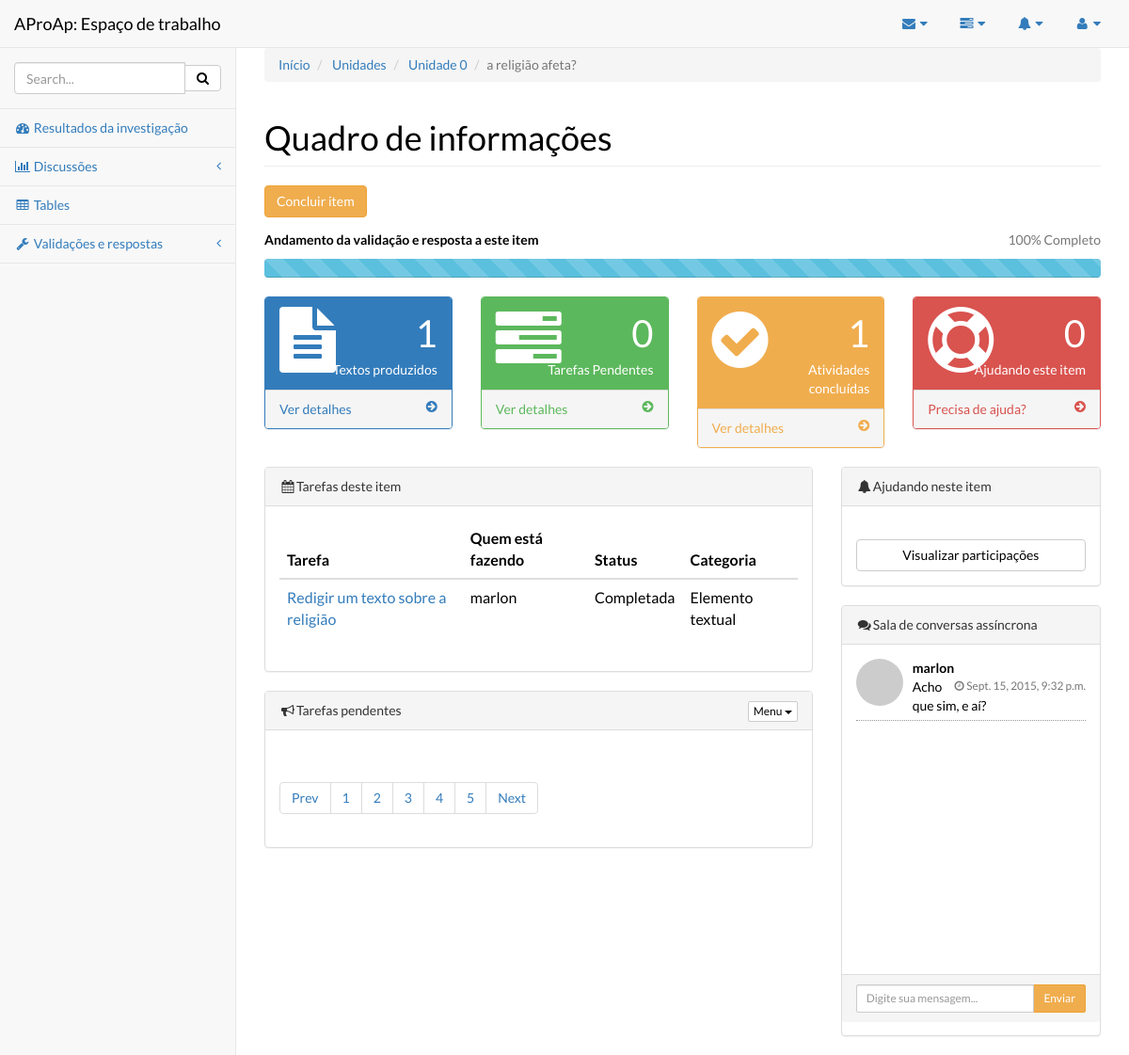
Screenshot of /projeto/turma-1-ifes-administracao-2015/unidade/0/item/a-religiao-afeta/ with the database file from the repository.
### aproap/models.py (models this page shows, shortened)
class unidadeInvestigacao(models.Model):
    nomeDoBloco = models.IntegerField()
    qualProjeto = models.ForeignKey(Projeto)
    conhecimentoPrevio = models.CharField(max_length=200)
    slugConhecimento = models.SlugField()
    investigador = models.CharField(max_length = 100, blank=True)
    prazo = models.DateField(blank=True, null=True)
    prazoFinal = models.DateField(blank=True, null=True)
    precisaAjuda = models.IntegerField(default=0)
    status = models.IntegerField(default=0)

class tarefasItem(models.Model):
    tarefaDesc = models.CharField(max_length=100)
    slugTarefa = models.SlugField()
    vinculoConhecimento = models.ForeignKey(unidadeInvestigacao)
    responsavel = models.CharField(max_length=100, blank=True)
    status = models.IntegerField(default=0)
    categoria = models.CharField(max_length=30)

class conversa(models.Model):
    usuario = models.CharField(max_length=100)
    mensagem = models.CharField(max_length=200)
    dataHora = models.DateTimeField()
    qualItem = models.ForeignKey(unidadeInvestigacao)

### aproap/views.py (the view)
# urls.py: url(r'^projeto/(?P<slug>[\w-]+)/unidade/(?P<unidade>[0-9]+)/item/(?P<itemslug>[\w-]+)/$', 'aproap.views.detalhesItem', name='detalhesItem'),
def detalhesItem(request, slug, unidade, itemslug):
    item = unidadeInvestigacao.objects.get(slugConhecimento=itemslug).id
    vinculoItem = unidadeInvestigacao.objects.get(slugConhecimento=itemslug)
    qualItem = unidadeInvestigacao.objects.get(pk=item).conhecimentoPrevio
    conversas = conversa.objects.filter(qualItem=vinculoItem)
    producoes = textoProduzido.objects.filter(vinculadoItem=vinculoItem).count()
    prazoInicial = unidadeInvestigacao.objects.get(pk=item).prazo
    if prazoInicial is None:
        semCronograma = True
    else:
        semCronograma = False
    qualItemId = unidadeInvestigacao.objects.get(pk=item).id
    investigadorPrincipal = unidadeInvestigacao.objects.get(pk=item).investigador
    ajudante = tarefasItem.objects.filter(vinculoConhecimento=qualItemId).exclude(responsavel=investigadorPrincipal)
    ajudante = ajudante.exclude(responsavel='')
    qtdajudantes = ajudante.count()
    tarefasAndamento = tarefasItem.objects.filter(vinculoConhecimento=qualItemId).exclude(responsavel='')
    tarefasPendentes = tarefasItem.objects.filter(vinculoConhecimento=qualItemId, responsavel='')
    qtdTarefasPendentes = tarefasItem.objects.filter(vinculoConhecimento=qualItemId, responsavel='').count()
    mediaTarefas = vinculoItem.status
    qtdTarefasFinalizadas = tarefasItem.objects.filter(vinculoConhecimento=qualItemId, status=1).count()
    context = dict(tarefasPendentes=tarefasPendentes, tarefasAndamento=tarefasAndamento,
                   qualItem=qualItemId, item=item, qtdTarefasPendentes=qtdTarefasPendentes,
                   qtdajudantes=qtdajudantes, ajudantes=ajudante, slug=slug, unidade=unidade, itemslug=itemslug,
                   semCronograma=semCronograma, producoes=producoes, vinculoItem=vinculoItem, conversas=conversas,
                   mediaTarefas=mediaTarefas, qtdTarefasFinalizadas=qtdTarefasFinalizadas)
    c = RequestContext(request, context)
    return render_to_response('detalheItem.html', c)

### aproap/templates/detalheItem.html (shortened to what this page needs)
{% load static %}
<html><head>
        <link href="{% static 'static/css/font-awesome.min.css' %}" rel="stylesheet">
        <link href="{% static 'static/css/jquery.qtip.min.css' %}" rel="stylesheet">
        <link href="{% static 'static/css/bootstrap.css' %}" rel="stylesheet">
        <link href="{% static 'static/css/metisMenu.css' %}" rel="stylesheet">
        <link href="{% static 'static/css/sb-admin-2.css' %}" rel="stylesheet">
        <link href="{% static 'static/css/litetooltip.min.css' %}" rel="stylesheet">
        <link href="{% static 'static/css/rateit.css' %}" rel="stylesheet">
    </head><body>
    <div id="wrapper">
      <nav class="navbar navbar-default navbar-static-top" role="navigation"
      style="margin-bottom: 0">
        <div class="navbar-header">
          <a class="navbar-brand" href="/">AProAp: Espaço de trabalho</a>
        </div>
        <ul class="nav navbar-top-links navbar-right">
          <li class="dropdown">
            <a class="dropdown-toggle" data-toggle="dropdown" href="#">
                        <i class="fa fa-envelope fa-fw"></i>  <i class="fa fa-caret-down"></i>
                    </a>
          </li>
          <li class="dropdown">
            <a class="dropdown-toggle" data-toggle="dropdown" href="#">
                        <i class="fa fa-tasks fa-fw"></i>  <i class="fa fa-caret-down"></i>
                    </a>
          </li>
          <li class="dropdown">
            <a class="dropdown-toggle" data-toggle="dropdown" href="#">
                        <i class="fa fa-bell fa-fw"></i>  <i class="fa fa-caret-down"></i>
                    </a>
          </li>
          <li class="dropdown">
            <a class="dropdown-toggle" data-toggle="dropdown" href="#">
                        <i class="fa fa-user fa-fw"></i>  <i class="fa fa-caret-down"></i>
                    </a>
          </li>
        </ul>
        <div class="navbar-default sidebar" role="navigation">
          <div class="sidebar-nav navbar-collapse">
            <ul class="nav" id="side-menu">
              <li class="sidebar-search">
                <div class="input-group custom-search-form">
                  <input type="text" class="form-control" placeholder="Search...">
                  <span class="input-group-btn">
                    <button class="btn btn-default" type="button">
                      <i class="fa fa-search"></i>
                    </button>
                  </span>
                </div>
              </li>
              <li>
                <a href="index.html"><i class="fa fa-dashboard fa-fw"></i> Resultados da investigação</a>
              </li>
              <li>
                <a href="#"><i class="fa fa-bar-chart-o fa-fw"></i> Discussões<span class="fa arrow"></span></a>
              </li>
              <li>
                <a href="tables.html"><i class="fa fa-table fa-fw"></i> Tables</a>
              </li>
              <li>
                <a href="#"><i class="fa fa-wrench fa-fw"></i> Validações e respostas<span class="fa arrow"></span></a>
              </li>
            </ul>
          </div>
        </div>
      </nav>
      <div id="page-wrapper">
        <div class="row">
          <div class="col-lg-12">
            <ul class="breadcrumb">
              <li>
                <a href="/lobby/{{ slug }}/">Início</a>
              </li>
              <li>
                <a href="/projeto/{{ slug }}/unidades/">Unidades</a>
              </li>
              <li>
                <a href="/projeto/{{ slug }}/unidade/{{ unidade }}/detalhes/">Unidade {{ unidade }}</a>
              </li>
              <li class="active">{{ vinculoItem.conhecimentoPrevio }}</li>
            </ul>
            <h1 class="page-header">Quadro de informações</h1>
              <a class="btn btn-warning" href="#" data-toggle="modal" data-target="#concluirItem">Concluir item</a>
              <div>
                   <p>
                       <strong>Andamento da validação e resposta a este item</strong>
                       <span class="pull-right text-muted">{{ mediaTarefas }}% Completo</span>
                   </p>
                   <div class="progress progress-striped active">
                       <div class="progress-bar progress-bar-info" role="progressbar" aria-valuenow="{{ mediaTarefas }}" aria-valuemin="0" aria-valuemax="100" style="width: {{ mediaTarefas }}%">
                       </div>
                   </div>
              </div>
          </div>
        </div>
        <div class="row">
          <div class="col-lg-3 col-md-6">
            <div class="panel panel-primary">
              <div class="panel-heading">
                <div class="row">
                  <div class="col-xs-3">
                    <i class="fa fa-file-text fa-5x"></i>
                  </div>
                  <div class="col-xs-9 text-right">
                    <div class="huge">{{ producoes }}</div>
                    <div>Textos produzidos</div>
                  </div>
                </div>
              </div>
              <a href="#">
                            <div class="panel-footer">
                                <span class="pull-left">Ver detalhes</span>
                                <span class="pull-right"><i class="fa fa-arrow-circle-right"></i></span>
                                <div class="clearfix"></div>
                            </div>
                        </a>
            </div>
          </div>
          <div class="col-lg-3 col-md-6">
            <div class="panel panel-green">
              <div class="panel-heading">
                <div class="row">
                  <div class="col-xs-3">
                    <i class="fa fa-tasks fa-5x"></i>
                  </div>
                  <div class="col-xs-9 text-right">
                    <div class="huge">{{ qtdTarefasPendentes }}</div>
                    <div>Tarefas Pendentes</div>
                  </div>
                </div>
              </div>
              <a href="#tarefaspendentes">
                            <div class="panel-footer">
                                <span class="pull-left">Ver detalhes</span>
                                <span class="pull-right"><i class="fa fa-arrow-circle-right"></i></span>
                                <div class="clearfix"></div>
                            </div>
                        </a>
            </div>
          </div>
          <div class="col-lg-3 col-md-6">
            <div class="panel panel-yellow">
              <div class="panel-heading">
                <div class="row">
                  <div class="col-xs-3">
                    <i class="fa fa-check-circle fa-5x"></i>
                  </div>
                  <div class="col-xs-9 text-right">
                    <div class="huge">{{ qtdTarefasFinalizadas }}</div>
                    <div>Atividades concluídas</div>
                  </div>
                </div>
              </div>
              <a href="#">
                            <div class="panel-footer">
                                <span class="pull-left">Ver detalhes</span>
                                <span class="pull-right"><i class="fa fa-arrow-circle-right"></i></span>
                                <div class="clearfix"></div>
                            </div>
                        </a>
            </div>
          </div>
          <div class="col-lg-3 col-md-6">
            <div class="panel panel-red">
              <div class="panel-heading">
                <div class="row">
                  <div class="col-xs-3">
                    <i class="fa fa-support fa-5x"></i>
                  </div>
                  <div class="col-xs-9 text-right">
                    <div class="huge">{{ qtdajudantes }}</div>
                    <div>Ajudando este item</div>
                  </div>
                </div>
              </div>
              {% if vinculoItem.precisaAjuda == 0 %}
              <a href='#' data-toggle="modal" data-target="#confirmaAjuda">
                            <div class="panel-footer">
                                <span class="pull-left">Precisa de ajuda?</span>
                                <span class="pull-right"><i class="fa fa-arrow-circle-right"></i></span>
                                <div class="clearfix"></div>
                            </div>
              </a>
              {% endif %}
            </div>
          </div>
        </div>
        <div class="row">
          <div class="col-lg-8">
            <div class="panel panel-default">
              <div class="panel-heading">
                <i class="fa -o fa-fw fa-calendar"></i>Tarefas deste item
              </div>
              <div class="panel-body">
                <table class="table">
                  <thead>
                    <tr>
                      <th>Tarefa</th>
                      <th>Quem está fazendo</th>
                      <th>Status</th>
                      <th>Categoria</th>
                    </tr>
                  </thead>
                  <tbody>
                  {% for tarefa in tarefasAndamento %}
                    <tr>
                       <td><a href="#"> {{ tarefa.tarefaDesc }}</a></td>
                       <td>{{ tarefa.responsavel }}</td>
                        {% if tarefa.status == 1 %}
                        <td>Completada</td>
                        {% else %}
                        <td>Sem resultados ainda</td>
                        {% endif %}
                       <td>{{ tarefa.categoria }}</td>
                    </tr>
                  {% endfor %}
                  </tbody>
                </table>
              </div>
            </div>
            <div class="panel panel-default" id="tarefaspendentes">
              <div class="panel-heading">
                <i class="fa -o fa-fw fa-bullhorn"></i>Tarefas pendentes
                <div class="pull-right">
                  <div class="btn-group">
                    <button type="button" class="btn btn-default btn-xs dropdown-toggle" data-toggle="dropdown">Menu
                      <span class="caret"></span>
                    </button>
                  </div>
                </div>
              </div>
              <div class="panel-body">
                <ul class="pagination">
                  <li>
                    <a href="#">Prev</a>
                  </li>
                  <li>
                    <a href="#">1</a>
                  </li>
                  <li>
                    <a href="#">2</a>
                  </li>
                  <li>
                    <a href="#">3</a>
                  </li>
                  <li>
                    <a href="#">4</a>
                  </li>
                  <li>
                    <a href="#">5</a>
                  </li>
                  <li>
                    <a href="#">Next</a>
                  </li>
                </ul>
              </div>
            </div>
          </div>
          <div class="col-lg-4">
            <div class="panel panel-default">
              <div class="panel-heading">
                <i class="fa fa-bell fa-fw"></i>Ajudando neste item</div>
              <div class="panel-body">
                <a href="#" class="btn btn-default btn-block">Visualizar participações</a>
              </div>
            </div>
            <div class="chat-panel panel panel-default">
              <div class="panel-heading">
                <i class="fa fa-comments fa-fw"></i>Sala de conversas assíncrona
              </div>
              <div class="panel-body">
                <ul class="chat">
                {% for mens in conversas %}
                  <li class="left clearfix">
                    <span class="chat-img pull-left">
                      <img src="http://placehold.it/50/55C1E7/fff" alt="User Avatar" class="img-circle">
                    </span>
                    <div class="chat-body clearfix">
                      <div class="header">
                        <strong class="primary-font">{{ mens.usuario }}</strong>
                        <small class="pull-right text-muted">
                          <i class="fa fa-clock-o fa-fw"></i>{{ mens.dataHora }}</small>
                      </div>
                      <p>{{ mens.mensagem }}</p>
                    </div>
                  </li>
                {% endfor %}
                </ul>
              </div>
            <form method="post" action="/postar_conversa/{{ slug }}/{{ unidade }}/{{ itemslug }}/">
              <div class="panel-footer">
                <div class="input-group">
                  <input id="btn-input" type="text" class="form-control input-sm" name="mensagem" placeholder="Digite sua mensagem...">
                  <span class="input-group-btn">
                    <button class="btn btn-warning btn-sm" type="submit">Enviar</button>
                  </span>
                </div>
              </div>
            </form>
            </div>
          </div>
        </div>
      </div>
    </div>
  </body>
</html>

### rows the page displays
unidadeInvestigacao: conhecimentoPrevio "a religião afeta?"
tarefasItem: tarefaDesc "Redigir um texto sobre a religião", responsavel "marlon", status "Completada", categoria "Elemento textual"
conversa: usuario "marlon", dataHora "Sept. 15, 2015, 9:32 p.m.", mensagem "Acho que sim, e aí?"

### other values shown
{{ unidade }} "0"
{{ mediaTarefas }} "100"
{{ producoes }} "1"
{{ qtdTarefasPendentes }} "0"
{{ qtdTarefasFinalizadas }} "1"
{{ qtdajudantes }} "0"
